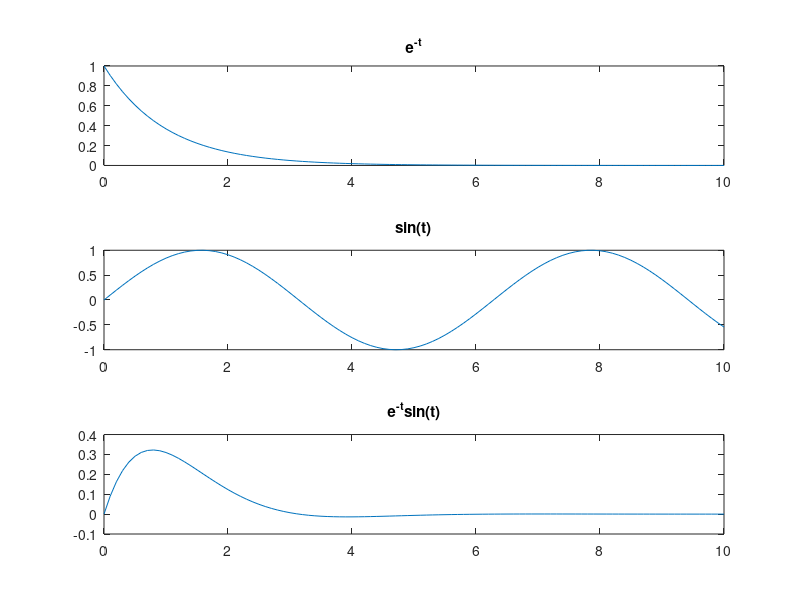

Recreate this plot in MATLAB.
t = 0:0.1:10;

figure

subplot(3,1,1)
plot(t,exp(-t))
title('e^{-t}')

subplot(3,1,2)
plot(t,sin(t))
title('sin(t)')

subplot(3,1,3)
plot(t,exp(-t).*sin(t))
title('e^{-t}sin(t)')
